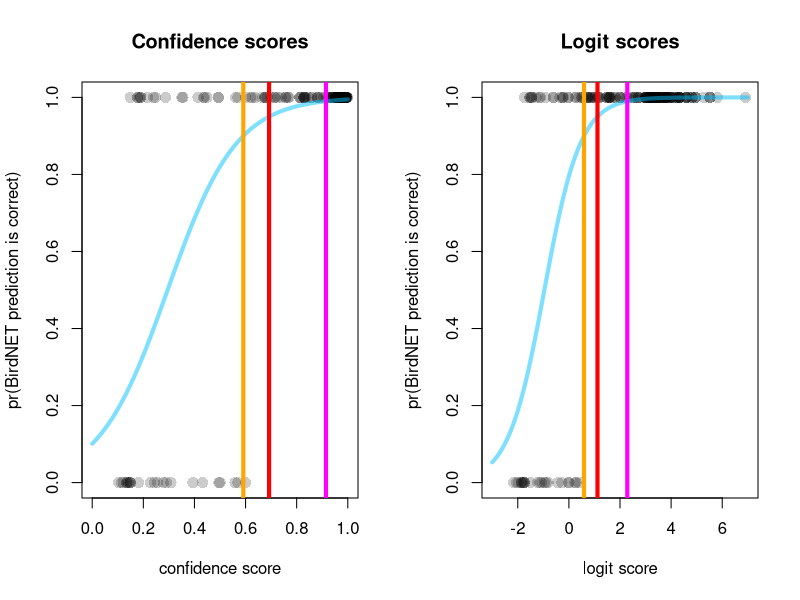

Reproduce this figure in R.
# Clear workspace
rm(list=ls())


data = read.csv('data/Phainopepla.csv') # you will need to update the file path; see below for an example:
# data = read.csv('user/Downloads/Phainopepla.csv')
data$logit=log(data$confidence/(1-data$confidence))


null.model=glm(correct~1, data, family = 'binomial')
conf.model=glm(correct~confidence, data, family = 'binomial')
logit.model=glm(correct~logit, data, family = 'binomial')
aic.table = AIC(null.model, conf.model, logit.model)
aic.table[order(aic.table$AIC, decreasing=F), ]

prediction.range.conf=seq(0,1,.001) 
prediction.range.logit=seq(-3,7,.1) # this is the approximate range of the logit scores

predictions.conf=predict(conf.model, list(confidence=prediction.range.conf), type='r')
predictions.logit=predict(logit.model, list(logit=prediction.range.logit), type='r')

# thresholds for pr(tp)= .90, 0.95, and 0.99
cutoff90.c=(log(.90/(1-.90))-conf.model$coefficients[1])/conf.model$coefficients[2]
cutoff95.c=(log(.95/(1-.95))-conf.model$coefficients[1])/conf.model$coefficients[2]
cutoff99.c=(log(.99/(1-.99))-conf.model$coefficients[1])/conf.model$coefficients[2]

cutoff90.l=(log(.90/(1-.90))-logit.model$coefficients[1])/logit.model$coefficients[2]
cutoff95.l=(log(.95/(1-.95))-logit.model$coefficients[1])/logit.model$coefficients[2]
cutoff99.l=(log(.99/(1-.99))-logit.model$coefficients[1])/logit.model$coefficients[2]

par(mfrow=c(1,2))

plot(correct~confidence, data, main = 'Confidence scores',
     ylab = 'pr(BirdNET prediction is correct)', xlab = 'confidence score',
     xlim=range(prediction.range.conf), pch=16, cex=1.5, col=rgb(0,0,0,.2))

lines(predictions.conf~prediction.range.conf, lwd=4, col=rgb(0,.75,1,.5))
abline(v=cutoff90.c, col='orange', lwd=4)
abline(v=cutoff95.c, col='red', lwd=4)
abline(v=cutoff99.c, col='magenta', lwd=4)

plot(correct~logit, data, main = 'Logit scores',
     ylab = 'pr(BirdNET prediction is correct)', xlab = 'logit score',
     xlim=range(prediction.range.logit), pch=16, cex=1.5, col=rgb(0,0,0,.2))

lines(predictions.logit~prediction.range.logit, lwd=4, col=rgb(0,.75,1,.5))
abline(v=cutoff90.l, col='orange', lwd=4)
abline(v=cutoff95.l, col='red', lwd=4)
abline(v=cutoff99.l, col='magenta', lwd=4)



